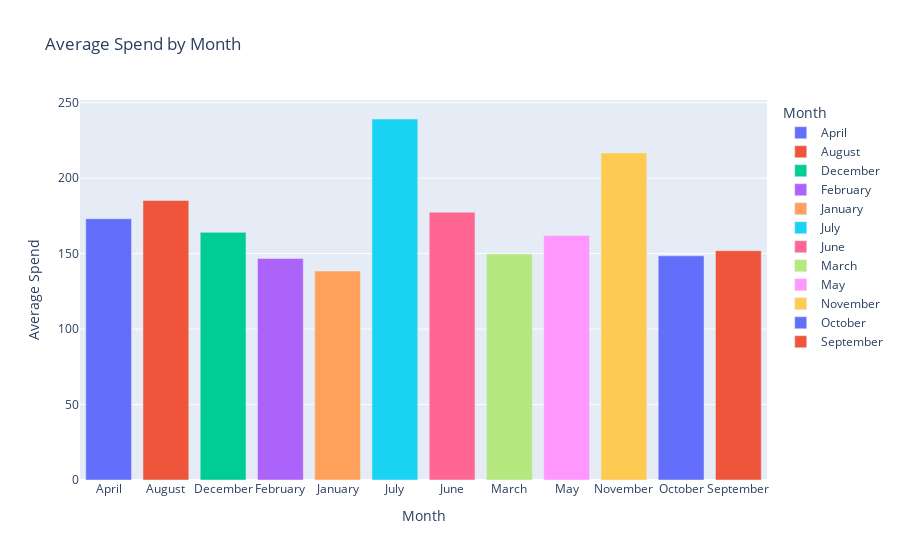
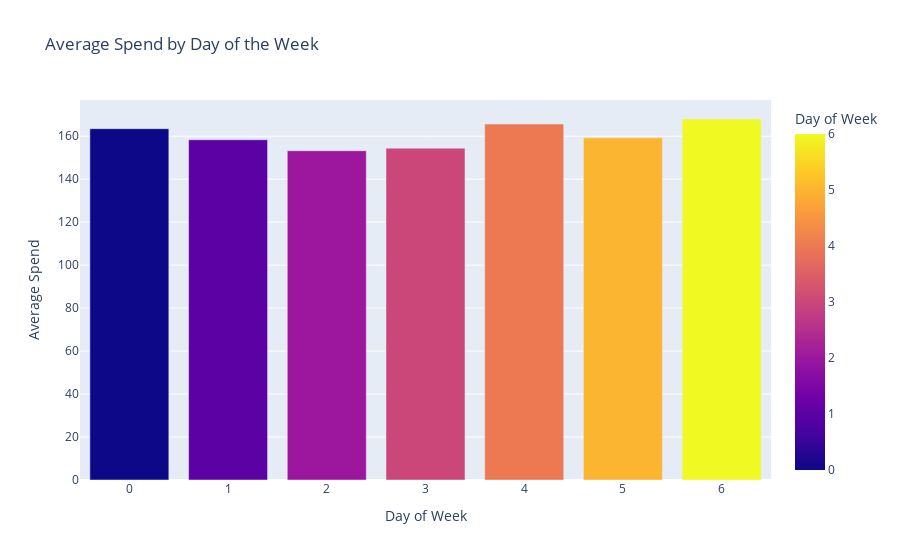

The notebook cell these images were saved under, in order:
### Markdown cell above
### Avg Spend over Month and DayofWeek

### Code cell
month_avg = timeseries_df.groupby('month').agg({'price_sum': 'mean'}).reset_index()
dayofweek_avg = timeseries_df.groupby('dayofweek').agg({'price_sum': 'mean'}).reset_index()

fig1 = px.bar(month_avg, 
              x='month', 
              y='price_sum', 
              title='Average Spend by Month',
              labels={'price_sum': 'Average Spend', 'month': 'Month'},
              color='month')

fig2 = px.bar(dayofweek_avg, 
              x='dayofweek', 
              y='price_sum', 
              title='Average Spend by Day of the Week',
              labels={'price_sum': 'Average Spend', 'dayofweek': 'Day of Week'},
              color='dayofweek')

fig1.write_image('../visuals/avg_spend_by_month.png')
fig2.write_image('../visuals/avg_spend_by_dayofweek.png')

fig1.show()
fig2.show()

### Figure 1 — Plotly figure (JSON) as saved in the notebook; plotly's stock layout.template omitted (floating-point values rounded to 4 significant figures)
{"data": [{"alignmentgroup": "True", "hovertemplate": "Month=%{x}<br>Average Spend=%{y}<extra></extra>", "legendgroup": "April", "marker": {"color": "#636efa", "pattern": {"shape": ""}}, "name": "April", "offsetgroup": "April", "orientation": "v", "showlegend": true, "textposition": "auto", "type": "bar", "x": ["April"], "xaxis": "x", "y": [173.1], "yaxis": "y"}, {"alignmentgroup": "True", "hovertemplate": "Month=%{x}<br>Average Spend=%{y}<extra></extra>", "legendgroup": "August", "marker": {"color": "#EF553B", "pattern": {"shape": ""}}, "name": "August", "offsetgroup": "August", "orientation": "v", "showlegend": true, "textposition": "auto", "type": "bar", "x": ["August"], "xaxis": "x", "y": [185.3], "yaxis": "y"}, {"alignmentgroup": "True", "hovertemplate": "Month=%{x}<br>Average Spend=%{y}<extra></extra>", "legendgroup": "December", "marker": {"color": "#00cc96", "pattern": {"shape": ""}}, "name": "December", "offsetgroup": "December", "orientation": "v", "showlegend": true, "textposition": "auto", "type": "bar", "x": ["December"], "xaxis": "x", "y": [164.1], "yaxis": "y"}, {"alignmentgroup": "True", "hovertemplate": "Month=%{x}<br>Average Spend=%{y}<extra></extra>", "legendgroup": "February", "marker": {"color": "#ab63fa", "pattern": {"shape": ""}}, "name": "February", "offsetgroup": "February", "orientation": "v", "showlegend": true, "textposition": "auto", "type": "bar", "x": ["February"], "xaxis": "x", "y": [146.8], "yaxis": "y"}, {"alignmentgroup": "True", "hovertemplate": "Month=%{x}<br>Average Spend=%{y}<extra></extra>", "legendgroup": "January", "marker": {"color": "#FFA15A", "pattern": {"shape": ""}}, "name": "January", "offsetgroup": "January", "orientation": "v", "showlegend": true, "textposition": "auto", "type": "bar", "x": ["January"], "xaxis": "x", "y": [138.4], "yaxis": "y"}, {"alignmentgroup": "True", "hovertemplate": "Month=%{x}<br>Average Spend=%{y}<extra></extra>", "legendgroup": "July", "marker": {"color": "#19d3f3", "pattern": {"shape": ""}}, "name": "July", "offsetgroup": "July", "orientation": "v", "showlegend": true, "textposition": "auto", "type": "bar", "x": ["July"], "xaxis": "x", "y": [239.2], "yaxis": "y"}, {"alignmentgroup": "True", "hovertemplate": "Month=%{x}<br>Average Spend=%{y}<extra></extra>", "legendgroup": "June", "marker": {"color": "#FF6692", "pattern": {"shape": ""}}, "name": "June", "offsetgroup": "June", "orientation": "v", "showlegend": true, "textposition": "auto", "type": "bar", "x": ["June"], "xaxis": "x", "y": [177.5], "yaxis": "y"}, {"alignmentgroup": "True", "hovertemplate": "Month=%{x}<br>Average Spend=%{y}<extra></extra>", "legendgroup": "March", "marker": {"color": "#B6E880", "pattern": {"shape": ""}}, "name": "March", "offsetgroup": "March", "orientation": "v", "showlegend": true, "textposition": "auto", "type": "bar", "x": ["March"], "xaxis": "x", "y": [149.8], "yaxis": "y"}, {"alignmentgroup": "True", "hovertemplate": "Month=%{x}<br>Average Spend=%{y}<extra></extra>", "legendgroup": "May", "marker": {"color": "#FF97FF", "pattern": {"shape": ""}}, "name": "May", "offsetgroup": "May", "orientation": "v", "showlegend": true, "textposition": "auto", "type": "bar", "x": ["May"], "xaxis": "x", "y": [162.0], "yaxis": "y"}, {"alignmentgroup": "True", "hovertemplate": "Month=%{x}<br>Average Spend=%{y}<extra></extra>", "legendgroup": "November", "marker": {"color": "#FECB52", "pattern": {"shape": ""}}, "name": "November", "offsetgroup": "November", "orientation": "v", "showlegend": true, "textposition": "auto", "type": "bar", "x": ["November"], "xaxis": "x", "y": [216.6], "yaxis": "y"}, {"alignmentgroup": "True", "hovertemplate": "Month=%{x}<br>Average Spend=%{y}<extra></extra>", "legendgroup": "October", "marker": {"color": "#636efa", "pattern": {"shape": ""}}, "name": "October", "offsetgroup": "October", "orientation": "v", "showlegend": true, "textposition": "auto", "type": "bar", "x": ["October"], "xaxis": "x", "y": [148.5], "yaxis": "y"}, {"alignmentgroup": "True", "hovertemplate": "Month=%{x}<br>Average Spend=%{y}<extra></extra>", "legendgroup": "September", "marker": {"color": "#EF553B", "pattern": {"shape": ""}}, "name": "September", "offsetgroup": "September", "orientation": "v", "showlegend": true, "textposition": "auto", "type": "bar", "x": ["September"], "xaxis": "x", "y": [151.9], "yaxis": "y"}], "layout": {"barmode": "relative", "legend": {"title": {"text": "Month"}, "tracegroupgap": 0}, "title": {"text": "Average Spend by Month"}, "xaxis": {"anchor": "y", "categoryarray": ["April", "August", "December", "February", "January", "July", "June", "March", "May", "November", "October", "September"], "categoryorder": "array", "domain": [0, 1], "title": {"text": "Month"}}, "yaxis": {"anchor": "x", "domain": [0, 1], "title": {"text": "Average Spend"}}}}

### Figure 2 — Plotly figure (JSON) as saved in the notebook; plotly's stock layout.template omitted (floating-point values rounded to 4 significant figures)
{"data": [{"alignmentgroup": "True", "hovertemplate": "Day of Week=%{marker.color}<br>Average Spend=%{y}<extra></extra>", "legendgroup": "", "marker": {"color": [0, 1, 2, 3, 4, 5, 6], "coloraxis": "coloraxis", "pattern": {"shape": ""}}, "name": "", "offsetgroup": "", "orientation": "v", "showlegend": false, "textposition": "auto", "type": "bar", "x": [0, 1, 2, 3, 4, 5, 6], "xaxis": "x", "y": [163.5, 158.3, 153.2, 154.4, 165.6, 159.2, 168.0], "yaxis": "y"}], "layout": {"barmode": "relative", "coloraxis": {"colorbar": {"title": {"text": "Day of Week"}}, "colorscale": [[0, "#0d0887"], [0.1111, "#46039f"], [0.2222, "#7201a8"], [0.3333, "#9c179e"], [0.4444, "#bd3786"], [0.5556, "#d8576b"], [0.6667, "#ed7953"], [0.7778, "#fb9f3a"], [0.8889, "#fdca26"], [1, "#f0f921"]]}, "legend": {"tracegroupgap": 0}, "title": {"text": "Average Spend by Day of the Week"}, "xaxis": {"anchor": "y", "domain": [0, 1], "title": {"text": "Day of Week"}}, "yaxis": {"anchor": "x", "domain": [0, 1], "title": {"text": "Average Spend"}}}}
